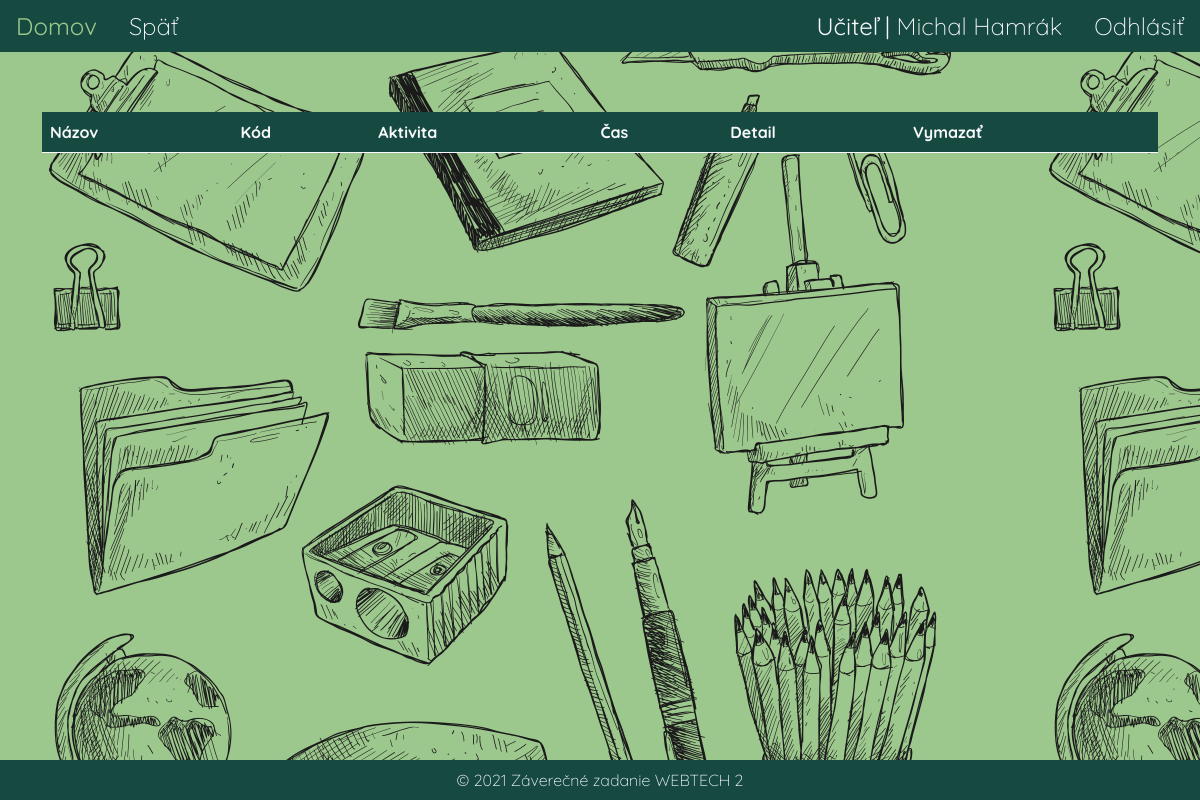
Page /tests.php (signed in) on the earlier database version.
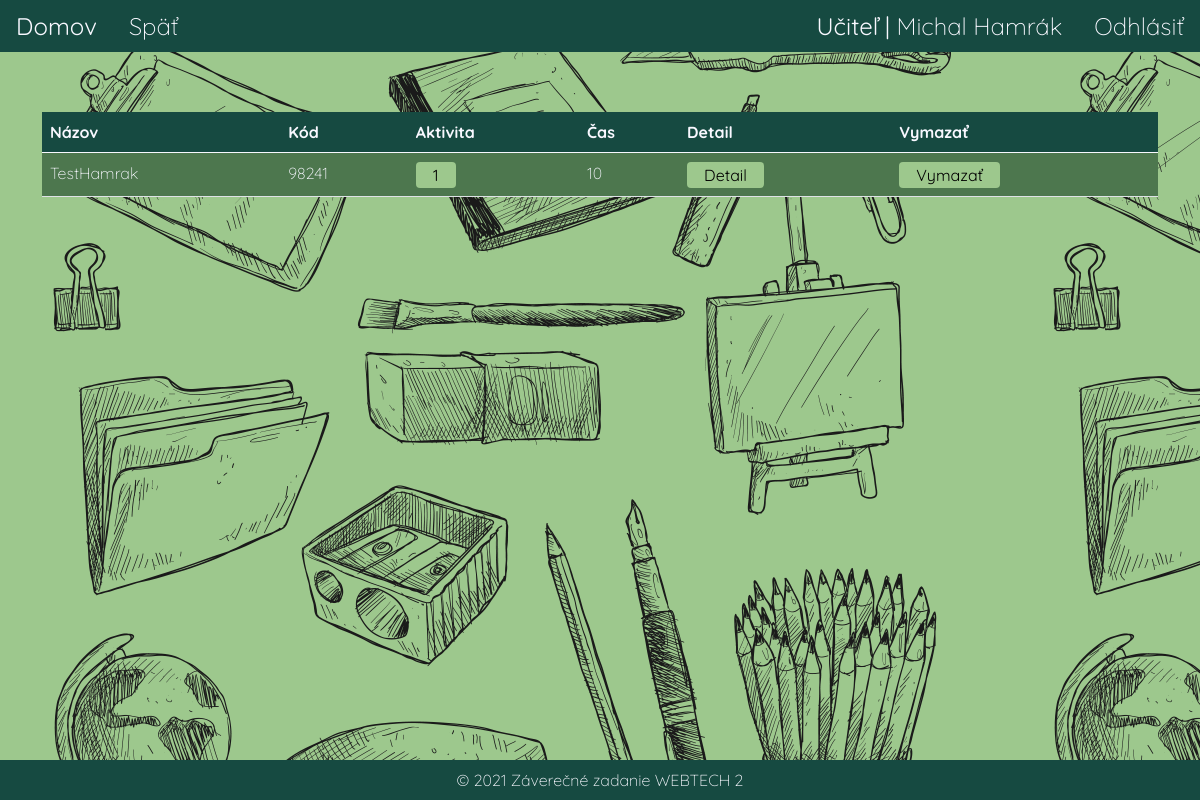
Same page on the later database version.
### tables this page shows
CREATE TABLE `tests` (
  `id` int UNSIGNED NOT NULL,
  `name` varchar(128) NOT NULL,
  `code` int NOT NULL,
  `question_id` varchar(512) DEFAULT NULL,
  `is_active` tinyint(1) DEFAULT NULL,
  `time_limit` int NOT NULL,
  `teacher_id` int NOT NULL
);

### tests.php (the view, shortened to what this page needs)
<?php
require_once "partials/header.php";
$conn = (new Database())->createConnection();
$stmt = $conn->prepare("select * from tests where teacher_id = :teacher_id");
$stmt->bindParam(':teacher_id', $_SESSION['teacher_id']);
$stmt->execute();
$rs = $stmt->fetchAll();
echo getHead('Testy');
echo getHeaderTeacher($_SESSION['name'], $_SESSION['surname'], $_SESSION["loginType"]);?>
<div class="container">
    <div class="row">
        <div class="col-md-12 table-responsive">
            <table class="table" id="tableTest">
                <thead>
                <tr>
                    <td>Názov</td>
                    <td>Kód</td>
                    <td>Aktivita</td>
                    <td>Čas</td>
                    <td>Detail</td>
                    <td>Vymazať</td>
                </tr>
                </thead>
                <tbody>
                <?php
                foreach ($rs as $row) { ?>
                    <tr id="<?php echo $row['code']; ?>">
                        <td><?php echo $row['name']; ?></td>
                        <td class="row-data"><?php echo $row['code']; ?></td>
                        <td>
                            <input class="btn btn-login row-data btn-table <?php echo $row['is_active'] == 1 ? 'is-active' : 'is-inactive' ?>"
                                   type="button" onclick="changeActivity()" value="<?php echo $row['is_active']; ?>">
                        </td>
                        <td><?php echo $row['time_limit']; ?></td>
                        <td><a class="btn btn-login btn-table" href="testOverview.php?code=<?php echo $row['code']; ?>">Detail</a> </td>
                        <td><input type="button" class="btn btn-login btn-table" value="Vymazať" onclick="deleteTest()"></td>
                    </tr>
                <?php } ?>
                </tbody>
            </table>
        </div>
    </div>
</div>
<?php echo getFooter();?>

### partials/header.php (shortened to what this page needs)
<?php
function getHead($pageTitle)
{
    return <<<HTML
<!doctype html>
<html lang="en">
<head>
    <meta charset="UTF-8">
    <meta name="viewport"
          content="width=device-width, user-scalable=no, initial-scale=1.0, maximum-scale=1.0, minimum-scale=1.0">
    <meta http-equiv="X-UA-Compatible" content="ie=edge">
    <title>{$pageTitle}</title>
    <script src="https://ajax.googleapis.com/ajax/libs/jquery/3.5.1/jquery.min.js"></script>
    <script src="https://cdnjs.cloudflare.com/ajax/libs/jsPlumb/2.15.5/js/jsplumb.min.js"></script>
    <link href="https://cdn.jsdelivr.net/npm/bootstrap@5.0.0/dist/css/bootstrap.min.css" rel="stylesheet">
    <script src="https://cdn.jsdelivr.net/npm/bootstrap@5.0.0/dist/js/bootstrap.bundle.min.js"></script>
    <script src="//cdn.datatables.net/1.10.24/js/jquery.dataTables.min.js"></script>
    <link rel="stylesheet" href="//cdn.datatables.net/1.10.24/css/jquery.dataTables.min.css">
    <script src="assets/js/script.js"></script>
    <link rel="stylesheet" href="assets/css/style.css">
    <link rel="stylesheet" href="assets/css/partials/margins.css">
    <link href="https://fonts.googleapis.com/css?family=Quicksand:300,500" rel="stylesheet">
    <script src="assets/drawingboard.js-master/dist/drawingboard.js"></script>
    <link rel="stylesheet" type="text/css" href="assets/drawingboard.js-master/dist/drawingboard.css">
    <link rel="stylesheet" type="text/css" href="https://cdnjs.cloudflare.com/ajax/libs/mathquill/0.10.1/mathquill.min.css">
    <script src="https://cdnjs.cloudflare.com/ajax/libs/mathquill/0.10.1/mathquill.min.js" type="text/javascript"></script>
</head>
<body>
HTML;
}
function getHeaderTeacher($name, $surname, $typeLogin){
    return <<<HTML
<header>
    <ul class="nav">
        <li class="nav-item">
            <a class="nav-link active" aria-current="page" href="domov.php"><b>Domov</b></a>
        </li>
        <li class="nav-item">
            <a class="nav-link" href="javascript:history.back()">Späť</a>
        </li>
    </ul>
    <ul class="nav">
        <li class="nav-item navRight">
            <span id="noHover" class="nav-link"><b>$typeLogin |</b> $name $surname</span>
        </li>
        <li class="nav-item navRight">
            <a class="nav-link" href="logout.php">Odhlásiť</a>
        </li>
    </ul>
</header>
HTML;
}
function getFooter(){
    return <<<HTMl
<footer>
    <span>&copy; 2021 Záverečné zadanie WEBTECH 2</span>
</footer>
</body>
</html>
HTMl;
}

Differences in the rows shown:
added tests: name "TestHamrak", code "98241", is_active "1", time_limit "10"
